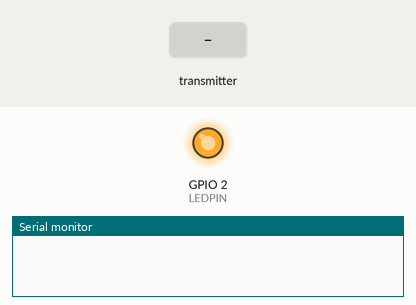
This program was run on a simulated ESP32. Parts: output pins drawn as LEDs (lit = HIGH), the last lines printed to the serial monitor. Dashed ring = blinking. The test bench sets the inputs (shaded band).

Above: at 0.1 s.
At 2.2 s:
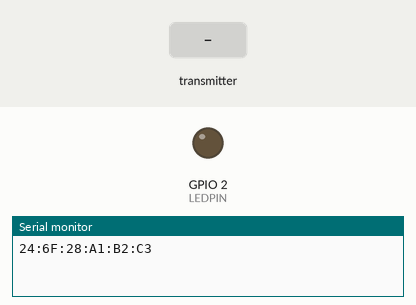
2.3 s: the transmitter starts sending a = 0
At 3.1 s:
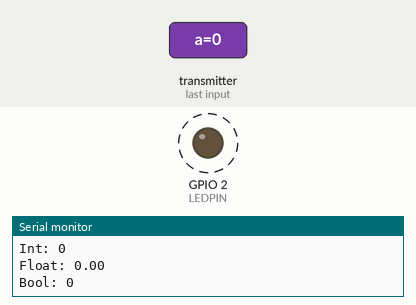
Timing chart, 0 to 9.8 s (numbered marks = the images above; inputs shaded):
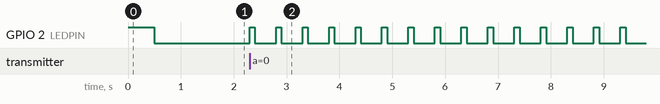

Measured:
- after the input at 2.3 s, GPIO 2 (LEDPIN): alternates HIGH for 0.10 s and LOW for 0.40 s, starting at once

The program:

main.cpp
```cpp
#include <Arduino.h>
#include <esp_now.h>
#include "WiFi.h"

#define LEDPIN GPIO_NUM_2

// void setup(){

//   Serial.begin(115200);

//   WiFi.mode(WIFI_MODE_STA);

//   Serial.println(WiFi.macAddress());

// }

 typedef struct struct_message {

    char a[32];

    int b;

    float c;

    bool d;

} struct_message;


// Create a struct_message called myData

struct_message myData;


// callback function that will be executed when data is received

void OnDataRecv(const uint8_t * mac, const uint8_t *incomingData, int len) {

  memcpy(&myData, incomingData, sizeof(myData));

  Serial.print("Bytes received: ");

  Serial.println(len);

  Serial.print("Char: ");

  Serial.println(myData.a);

  Serial.print("Int: ");

  Serial.println(myData.b);

  Serial.print("Float: ");

  Serial.println(myData.c);

  Serial.print("Bool: ");

  Serial.println(myData.d);

  Serial.println();

  digitalWrite(LEDPIN,HIGH);
  delay(100);
  digitalWrite(LEDPIN,LOW);

}


void setup() {

  // Initialize Serial Monitor


  pinMode(LEDPIN,OUTPUT);
  digitalWrite(LEDPIN,HIGH);
  delay(500);
  digitalWrite(LEDPIN,LOW);
  delay(500);

  Serial.begin(115200);
  Serial.println(WiFi.macAddress());


  // Set device as a Wi-Fi Station

  WiFi.mode(WIFI_STA);


  // Init ESP-NOW

  if (esp_now_init() != ESP_OK) {

    Serial.println("Error initializing ESP-NOW");

    return;

  }


  // Once ESPNow is successfully Init, we will register for recv CB to

  // get recv packer info

  esp_now_register_recv_cb(OnDataRecv);

}


void loop() {


}
```
